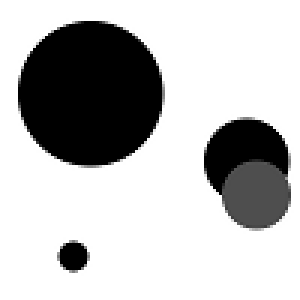
#> input picture images/four.png, 100 x 100 px (shown 3 times larger)
$ jupyter execute test.ipynb   (older library calls are emulated)
#> lines starting #> are read from the running program, lines starting #| are printed output that depends on the picture
[cell 1]
import cv2
import os
import numpy as np
from IPython.display import display
import matplotlib.pyplot as plt
import math
import plotly.graph_objects as go

[cell 2]
def showImg(img: cv2.typing.MatLike):
    plt.imshow(img, cmap='gray')
    plt.axis('off')  # Hide axes
    plt.show()

def plot3D(data):
    z, x, y = np.indices(data.shape)
    values = data.flatten()

    # Normalize values to range [0, 1] for opacity
    normalized_values = (values - values.min()) / (values.max() - values.min())

    # Create RGBA colors with opacity based on normalized values
    colors = [f'rgba(0, 0, 255, {opacity})' for opacity in normalized_values]

    # Create the 3D scatter plot
    fig = go.Figure(data=[go.Scatter3d(
        x=x.flatten(),
        y=y.flatten(),
        z=z.flatten(),
        mode='markers',
        marker=dict(
            size=5,
            color=colors,
            colorscale='Viridis',
            colorbar=dict(title='Value')
        )
    )])

    # Update layout for better visibility
    fig.update_layout(scene=dict(
        xaxis_title='X',
        yaxis_title='Y',
        zaxis_title='Rad'
    ),
        width=800,
        height=800,
        title='Accumulator greatest values'
    )

    # Display the plot
    fig.show()

[cell 3]
def get_edges(img: cv2.typing.MatLike, ksize=1):
    #calculating the derivatives/sobels on both axis
    sobel_x = cv2.Sobel(img, cv2.CV_64F, 1, 0, ksize=ksize)
    sobel_y = cv2.Sobel(img, cv2.CV_64F, 0, 1, ksize=ksize)

    #combining both axis sobels
    sobel = np.hypot(sobel_x, sobel_y)


    sobel = np.divide(sobel, sobel.max(), out=sobel)
    sobel = np.multiply(sobel, 255, out=sobel)

    #conversion to array of uint8 to free up space
    edges: np.ndarray[np.unit8] = np.uint8(sobel)

    return edges

[cell 4]
def detect_circles(path: str,
                   rad_min: int, rad_max: int, rad_step: int,
                   x_min: int, x_max: int, x_step: int,
                   y_min: int, y_max: int, y_step: int,
                   ksize: int=1):


#> called with path = 'images/four.png', rad_min = 10, rad_max = 50, rad_step = 1, x_min = 0, x_max = 100, x_step = 2, y_min = 0
    img = cv2.imread(path, cv2.IMREAD_GRAYSCALE)
#> img is the input picture: shape (100, 100); min 0, max 255, mean 188

    img_width, img_height = img.shape[0], img.shape[1]
#> img_width = 100; img_height = 100

    wrongBounds = False
    wrongBounds = x_min < 0 or x_max > img_width or y_min < 0 or y_max > img_height or rad_min < 0
#> wrongBounds = False

    if (wrongBounds):
        print("Error : Wrong dimensions")
        return

    #getting the image containing the edges
    edges_img = get_edges(img, ksize=ksize)
#> in get_edges, `sobel_x = cv2.Sobel(img, cv2.CV_64F, 1, 0, ksize=ksize)`:
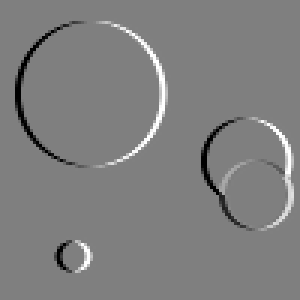
#> sobel_x: shape (100, 100) float64 (shown 3 times larger); min -255, max 255, mean 0; drawn with min black and max white
#> in get_edges, `sobel_y = cv2.Sobel(img, cv2.CV_64F, 0, 1, ksize=ksize)`:
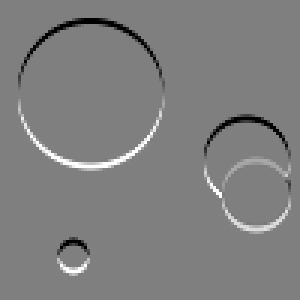
#> sobel_y: shape (100, 100) float64 (shown 3 times larger); min -255, max 255, mean 0; drawn with min black and max white
#> in get_edges, `sobel = np.hypot(sobel_x, sobel_y)`:
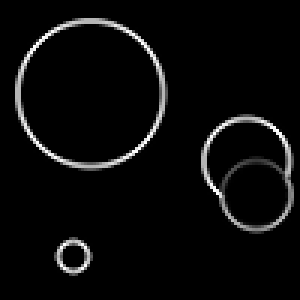
#> sobel: shape (100, 100) float64 (shown 3 times larger); min 0, max 360.6, mean 14.9; drawn with min black and max white
#> in get_edges, `sobel = np.multiply(sobel, 255, out=sobel)`:
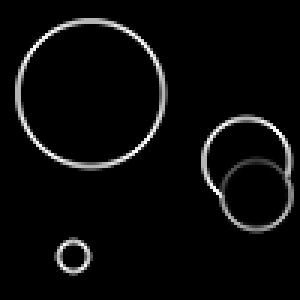
#> sobel: shape (100, 100) float64 (shown 3 times larger); min 0, max 255, mean 10.5
    showImg(edges_img)
    #iterating through the edges pixels
    threshold = 100     #minimum value for a pixel of edges_img to be considered as part of an edge

    #creating the accumulator
    acc_x_max = (x_max-x_min)//x_step
    acc_y_max = (y_max-y_min)//y_step
    acc_rad_max = (rad_max - rad_min) // rad_step

    acc = np.zeros((acc_rad_max, acc_x_max, acc_y_max))


    for rad in range(rad_min, rad_max, rad_step):
        for x in range(x_min, x_max, x_step):
            for y in range(y_min, y_max, y_step):
                if (edges_img[x][y] > threshold):

                    #change of variable : this part of the code probably has a mistake
                    X = (x-x_min)//x_step
                    Y = (y-y_min)//y_step
                    RAD = (rad-rad_min)//rad_step
                    if RAD >= acc_rad_max:
                        continue


                    #FILLING THE ACCUMULATOR
                    ang_step = 1/rad  #pretty much random I just found this value works well

                    for ang in np.arange(0, 2*math.pi, ang_step):   #drawing the circle
                        vote_x = math.floor(X+ (rad*math.cos(ang))//x_step)
                        if vote_x < 0 or vote_x >= acc_x_max:
                            continue
                        vote_y = math.floor(Y+ (rad*math.sin(ang))//y_step)
                        if vote_y < 0 or vote_y >= acc_y_max:
                            continue

                        acc[RAD][vote_x][vote_y] += 1

        #Egaliser les votes en fonction du radp
        #print("---------------", acc[RAD][20][20])
        acc[RAD] = acc[RAD]/(rad*math.pi)
        #print("---------------", acc[RAD][20][20])


    #Searching for local maximas of votes (most voted cells) aka the coordinates of the circles.
    res = []
    max = 0
    for rad in range(acc.shape[0]):
        for x in range(acc.shape[1]):
            for y in range(acc.shape[2]):
                print(rad, x, y)
                try:
                    val = acc[rad-1:rad+1, rad-1:rad+1, rad-1:rad+1].max()
                    if val > 0.9:
                        res.append((rad, x, y))
                except:
                    continue


                """for RAD in range(rad-1, rad+2):
                    for X in range(x-1, x+2):
                        for Y in range(y-1, y+2):
                            try:
                                max = max(acc[RAD][X][Y], max)
                            except:
                                continue"""
    print("LE RESULTAT ; ", res)
    return acc


#checking that the normalization works as intended
"""acc = detect_circles('images/25-25grand.png',
               10, 50, 1,
               0, 50, 1,
               0, 50, 1,
               ksize=1)

showImg(acc[12])
for radius in range(acc.shape[0]):
    print(acc[radius][25][25])


acc = detect_circles('images/25-25moyen.png',
               10, 50, 1,
               0, 50, 1,
               0, 50, 1,
               ksize=1)

showImg(acc[12])
for radius in range(acc.shape[0]):
    print(acc[radius][25][25])"""


acc = detect_circles('images/four.png',
               10, 50, 1,
               0, 100, 2,
               0, 100, 2,
               ksize=1)

#showImg(acc[2])

"""acc2 = acc
for x in range(acc2.shape[0]):
    for y in range(acc2.shape[1]):
        for z in range(acc2.shape[2]):
            if acc2[x][y][z] < 0.5:
                acc2[x][y][z] = 0
plot3D(acc2)"""

[cell 5]
acc[0:3, 0:3].shape

[cell 6]
img = cv2.imread('images/four.png', cv2.IMREAD_GRAYSCALE)

print(img[0])
showImg(img)

[cell 7]
def fillAcc(x, y, rad):
#> called with x = 50, y = 50, rad = 10
    acc_x_max = 100
    acc_y_max = 100
    acc_rad_max = 100

    acc = np.zeros((acc_rad_max, acc_x_max, acc_y_max))

    ang_step = 1.5/rad  #pretty much random I just found this value works well

    for ang in np.arange(0, 2*math.pi, ang_step):
        vote_x = math.floor(x+rad*math.cos(ang))
        if vote_x < 0 or vote_x >= acc_x_max:
            continue
        vote_y = math.floor(y+rad*math.sin(ang))
        if vote_y < 0 or vote_y >= acc_y_max:
            continue

        acc[rad][vote_x][vote_y] += 1
    showImg(acc[rad])

fillAcc(50, 50, 10)
